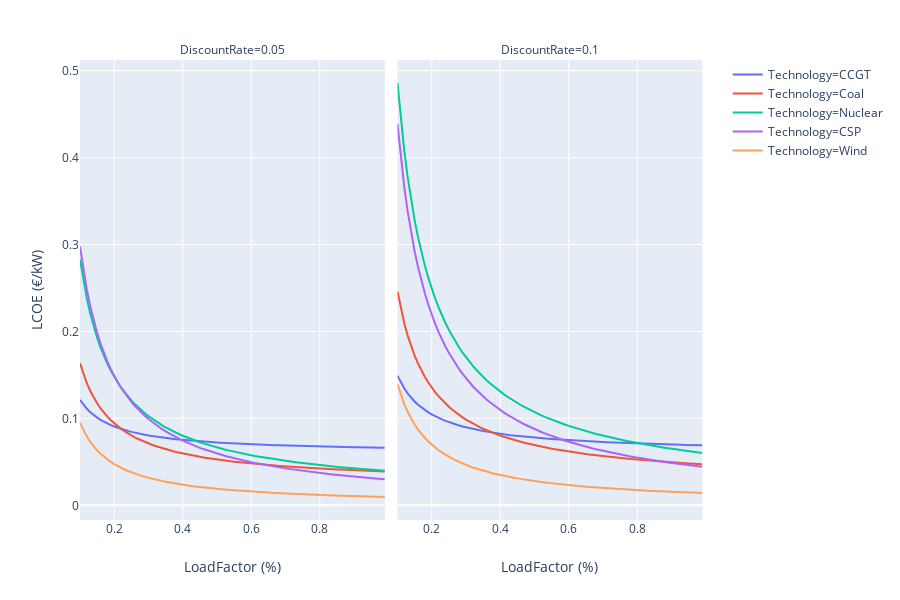

Notebook source saved alongside this figure:
### Markdown cell above
First, we'll use our new function to compare multiple technologies under their central operating characteristics, and explore how that changes under different discount rates. Run the folowing cell to pass all of the input values for each technology to the function. Give it a minute and you will se a plot below.

### Code cell
# Here we create an array of load factors from 0.1 to 1.0 in steps of 0.01
load_factors = np.arange(0.1, 1.0, 0.01)
# We set the discount rate to a fixed value for the moment
discount_rate = [0.05, 0.1] # %

# CCGT plant parameters
technical_lifetime = [25] # years
station_size = [750000]  # kW
fuel_price = [0.03] # €/kWh
overnight_cost = [750]  # €/kW
fixed_om_cost = [3.0] # €/kW
fuel_efficiency = [0.5]

ccgt_results = lcoe_params(
    station_size, overnight_cost, fixed_om_cost, load_factors, fuel_efficiency, 
    fuel_price, discount_rate, technical_lifetime, technology='CCGT')

# Coal plants
technical_lifetime = [35] # years
station_size = [1000000] # kW
fuel_price = [0.01] # €/kWh
overnight_cost = [2000]  # €/kW
fixed_om_cost = [5.0] # €/kW
fuel_efficiency = [0.4]

coal_results = lcoe_params(
    station_size, overnight_cost, fixed_om_cost, load_factors, fuel_efficiency, 
    fuel_price, discount_rate, technical_lifetime, technology='Coal')

# Nuclear plants
technical_lifetime = [50] # years
station_size = [1200000] # kW
fuel_price = [0.005] # €/kWh
overnight_cost = [4500]  # €/kW
fixed_om_cost = [2.0] # €/kW
fuel_efficiency = [0.4]

nuclear_results = lcoe_params(
    station_size, overnight_cost, fixed_om_cost, load_factors, fuel_efficiency, 
    fuel_price, discount_rate, technical_lifetime, technology='Nuclear')

# Concentrating solar power
technical_lifetime = [25] # years
station_size = [500000] # kW
fuel_price = [0.0] # €/kWh
overnight_cost = [3785]  # €/kW
fixed_om_cost = [5.0] # €/kW
fuel_efficiency = [1.0]

csp_results = lcoe_params(
    station_size, overnight_cost, fixed_om_cost, load_factors, fuel_efficiency, 
    fuel_price, discount_rate, technical_lifetime, technology='CSP')

# Wind turbines
technical_lifetime = [25] # years
station_size = [200000] # kW
fuel_price = [0.0] # €/kWh
overnight_cost = [1200]  # €/kW
fixed_om_cost = [2.0] # €/kW
fuel_efficiency = [1.0]

wind_results = lcoe_params(
    station_size, overnight_cost, fixed_om_cost, load_factors, fuel_efficiency, 
    fuel_price, discount_rate, technical_lifetime, technology='Wind')


plotting = pd.DataFrame(ccgt_results + coal_results + nuclear_results + csp_results + wind_results)
px.line(plotting, x='LoadFactor', y='LCOE', color='Technology', facet_col='DiscountRate',
        labels={'LoadFactor': 'LoadFactor (%)', 'LCOE': 'LCOE (€/kW)'})
